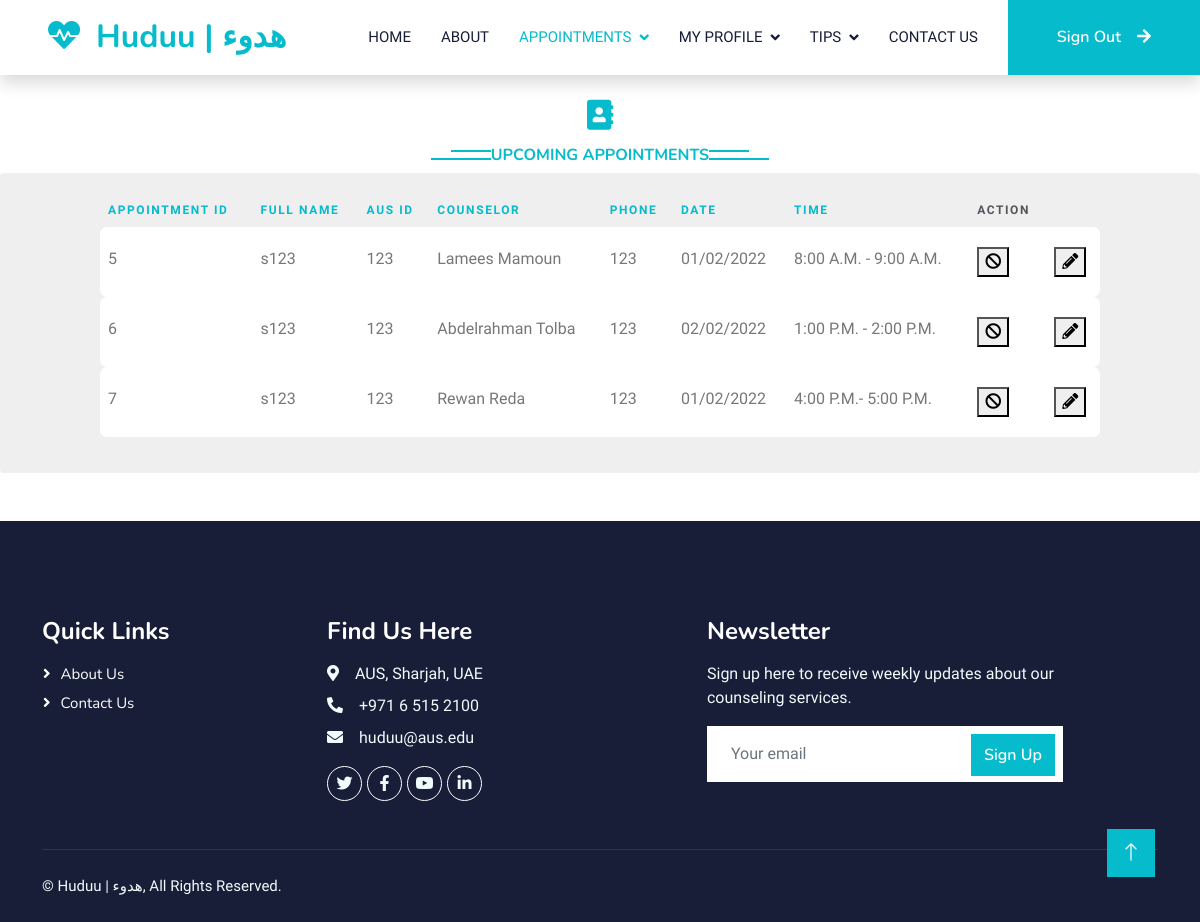
The page /viewAppointmentStudent (signed in) on the database its author committed.
### website/models.py (models this page shows)
class Appointments(db.Model):
    id = db.Column(db.Integer, primary_key=True, unique=True, nullable=False)
    name=db.Column(db.String(150), nullable=False)
    studentID=db.Column(db.Integer, nullable=False)
    counselor=db.Column(db.Integer, nullable=False)
    date=db.Column(db.String(10), nullable=False)
    phone=db.Column(db.String(100), nullable=False)
    time=db.Column(db.String(50), nullable=False)
    message = db.Column(db.String(1000))

class User(db.Model, UserMixin):
    username = db.Column(db.String(80), unique=True, nullable=False)
    password = db.Column(db.String(80),nullable=False)
    name = db.Column(db.String(80), nullable=False)
    id = db.Column(db.Integer, primary_key=True, unique=True, nullable=False)
    email = db.Column(db.String(120), unique=True, nullable=False)
    phone = db.Column(db.Integer, unique=True, nullable=False)
    userType=db.Column(db.Boolean, nullable=False)

### website/views.py (the view)
@views.route('/viewAppointmentStudent', methods = ['GET', 'POST'])
def viewAppointmentStudent():
    ap=Appointments.query.filter_by(studentID=current_user.id).all()
    namesC=[]
    for i in range(len(ap)):
        counselorName=(User.query.filter_by(id=ap[i].counselor).first()).name
        namesC.append(counselorName)
    return render_template('viewAppointmentStudent.html', ap=ap, namesC=namesC)

### website/__init__.py (called while the page is built)
def create_app():
    app = Flask(__name__)
    app.config['SECRET_KEY'] = 'hjshjhdjah kjshkjdhjs'
    app.config['SQLALCHEMY_DATABASE_URI'] = f'sqlite:///{DB_NAME}'
    db.init_app(app)
    from .views import views
    from .auth import auth
    app.register_blueprint(views, url_prefix='/')
    app.register_blueprint(auth, url_prefix='/')
    from .models import User,Progress,Appointments, StudentTips
    create_database(app)
    login_manager = LoginManager()
    login_manager.login_view = 'auth.login'
    login_manager.init_app(app)
    @login_manager.user_loader
    def load_user(id):
        return User.query.get(int(id))
    return app

### website/templates/viewAppointmentStudent.html (shortened to what this page needs)
<!DOCTYPE html>
<html lang="en">
<head>
<link
	href="https://cdnjs.cloudflare.com/ajax/libs/font-awesome/5.10.0/css/all.min.css"
	rel="stylesheet">
<link
	href="https://cdn.jsdelivr.net/npm/bootstrap-icons@1.4.1/font/bootstrap-icons.css"
	rel="stylesheet">
<link href="{{ url_for('static', filename='lib/animate/animate.min.css') }}" rel="stylesheet">
<link href="{{ url_for('static', filename='lib/owlcarousel/assets/owl.carousel.min.css') }}"
	rel="stylesheet">
<link href="{{ url_for('static', filename='css/bootstrap.min.css') }}" rel="stylesheet">
<link href="{{ url_for('static', filename='css/style.css') }}" rel="stylesheet">
</head>
<body>
	<nav
		class="navbar navbar-expand-lg bg-white navbar-light shadow sticky-top p-0">
		<a href="{{url_for('views.index')}}"
			class="navbar-brand d-flex align-items-center px-4 px-lg-5">
			<h2 class="m-0 text-primary">
				<i class="fa fa-heartbeat me-3"></i>Huduu | هدوء
			</h2>
		</a>
		<div class="collapse navbar-collapse" id="navbarCollapse">
			<div class="navbar-nav ms-auto p-4 p-lg-0">
				<a href="{{url_for('views.indexStudent')}}" class="nav-item nav-link">Home</a> <a
					href="{{url_for('views.aboutStudent')}}" class="nav-item nav-link">About</a>
				<div class="nav-item dropdown">
					<a href="#" class="nav-link active dropdown-toggle"
						data-bs-toggle="dropdown">Appointments</a>
				</div>
				<div class="nav-item dropdown">
					<a href="#" class="nav-link dropdown-toggle"
						data-bs-toggle="dropdown">My Profile</a>
				</div>
				<div class="nav-item dropdown">
					<a href="#" class="nav-link dropdown-toggle"
						data-bs-toggle="dropdown">Tips</a>
				</div>
				<a href="{{url_for('views.contactStudent')}}" class="nav-item nav-link">Contact
					Us</a>
			</div>
			<a href="{{url_for('views.index')}}"
				class="btn btn-primary py-4 px-lg-5 d-none d-lg-block">Sign Out<i
				class="fa fa-arrow-right ms-3"></i></a>
		</div>
	</nav>
	<br>
	<div class="container">
		<div class="text-center">
			<h2 class="text-primary" style="font-size: 30px;">
				<i class="fa fa-address-book"></i>
			</h2>
			<h6 class="section-title bg-white text-center text-primary">Upcoming Appointments</h6>
		</div>
	</div>
	<div class="table-responsive custom-table-responsive"
		style="padding-left: 100px; padding-right: 100px;">
		<table class="table custom-table">
			<thead>
				<tr>
					<th scope="col" style="color: #06BBCC;">Appointment ID</th>
					<th scope="col" style="color: #06BBCC;">Full Name</th>
					<th scope="col" style="color: #06BBCC;">AUS ID</th>
					<th scope="col" style="color: #06BBCC;">Counselor</th>
					<th scope="col" style="color: #06BBCC;">Phone</th>
					<th scope="col" style="color: #06BBCC;">Date</th>
					<th scope="col" style="color: #06BBCC;">Time</th>
					<th scope="col">Action</th>
				</tr>
			</thead>
			<tbody>
				{% for item in ap %}
				<tr scope="row">
					<td>{{item.id}}</td>
					<td>{{item.name}}</td>
					<td>{{item.studentID}}</td>
					<td>{{namesC[loop.index0]}}</td>
					<td>{{item.phone}}</td>
					<td>{{item.date}}</td>
					<td>{{item.time}}</td>
					<form id="#" class="delete-form" method="post" action="/deleteAppointment">
					<td><button href=""><i class="fa fa-ban"></i></button></td> </form>
					<form id="#" class="edit-form" method="post" action="/editFields">
					<td><button href=""><i class="fa fa-pencil-alt"></i></button></td></form>
				</tr>
				{%endfor%}
			</tbody>
		</table>
	</div>
	<div
		class="container-fluid bg-dark text-light footer pt-5 mt-5 wow fadeIn"
		data-wow-delay="0.1s">
		<div class="container py-5">
			<div class="row g-6">
				<div class="col-lg-3 col-md-6">
					<h4 class="text-white mb-3">Quick Links</h4>
					<a class="btn btn-link" href="">About Us</a> <a
						class="btn btn-link" href="">Contact Us</a>
				</div>
				<div class="col-lg-4 col-md-6">
					<h4 class="text-white mb-3">Find Us Here</h4>
					<p class="mb-2">
						<i class="fa fa-map-marker-alt me-3"></i>AUS, Sharjah, UAE
					</p>
					<p class="mb-2">
						<i class="fa fa-phone-alt me-3"></i>+971 6 515 2100
					</p>
					<p class="mb-2">
						<i class="fa fa-envelope me-3"></i>huduu@aus.edu
					</p>
					<div class="d-flex pt-2">
						<a class="btn btn-outline-light btn-social"
							href="https://twitter.com/AUSharjah?ref_src=twsrc%5Egoogle%7Ctwcamp%5Eserp%7Ctwgr%5Eauthor"><i
							class="fab fa-twitter"></i></a> <a
							class="btn btn-outline-light btn-social"
							href="https://www.facebook.com/ausharjah/"><i
							class="fab fa-facebook-f"></i></a> <a
							class="btn btn-outline-light btn-social"
							href="https://www.youtube.com/user/wwwausedu"><i
							class="fab fa-youtube"></i></a> <a
							class="btn btn-outline-light btn-social"
							href="https://www.linkedin.com/school/ausharjah/mycompany/verification/"><i
							class="fab fa-linkedin-in"></i></a>
					</div>
				</div>
				<div class="col-lg-4 col-md-6">
					<h4 class="text-white mb-3">Newsletter</h4>
					<p>Sign up here to receive weekly updates about our counseling
						services.</p>
					<div class="position-relative mx-auto" style="max-width: 400px;">
						<input class="form-control border-0 w-100 py-3 ps-4 pe-5"
							type="text" placeholder="Your email">
						<button type="button"
							class="btn btn-primary py-2 position-absolute top-0 end-0 mt-2 me-2">Sign
							Up</button>
					</div>
				</div>
			</div>
		</div>
		<div class="container">
			<div class="copyright">
				<div class="row">
					<div class="col-md-6 text-center text-md-start mb-3 mb-md-0">
						&copy; <a>Huduu | هدوء</a>, All Rights Reserved.
					</div>
				</div>
			</div>
		</div>
	</div>
	<a href="#" class="btn btn-lg btn-primary btn-lg-square back-to-top"><i
		class="bi bi-arrow-up"></i></a>
</body>
</html>

### website/static/css/style.css (style rules this page uses)
:root { --primary: #06BBCC; --light: #F0FBFC; --dark: #181d38; }
.back-to-top { position: fixed; display: none; right: 45px; bottom: 45px; z-index: 99; }
.btn { font-family: 'Nunito', sans-serif; font-weight: 600; transition: .5s; }
.btn.btn-primary, .btn.btn-secondary { color: #FFFFFF; }
.btn-lg-square { width: 48px; height: 48px; }
.btn-square, .btn-sm-square, .btn-lg-square { padding: 0; display: flex; align-items: center; justify-content: center; font-weight: normal; border-radius: 0px; }
.navbar .dropdown-toggle::after { border: none; content: "\f107"; font-family: "Font Awesome 5 Free"; font-weight: 900; vertical-align: middle; margin-left: 8px; }
.navbar-light .navbar-nav .nav-link { margin-right: 30px; padding: 25px 0; color: #FFFFFF; font-size: 15px; text-transform: uppercase; outline: none; }
.navbar-light .navbar-nav .nav-link:hover, .navbar-light .navbar-nav .nav-link.active { color: var(--primary); }
.navbar-light .navbar-brand, .navbar-light a.btn { height: 75px; }
.navbar-light .navbar-nav .nav-link { color: var(--dark); font-weight: 500; }
.navbar-light.sticky-top { top: -100px; transition: .5s; }
.section-title { position: relative; display: inline-block; text-transform: uppercase; }
.section-title::before { position: absolute; content: ""; width: calc(100% + 80px); height: 2px; top: 4px; left: -40px; background: var(--primary); z-index: -1; }
.section-title::after { position: absolute; content: ""; width: calc(100% + 120px); height: 2px; bottom: 5px; left: -60px; background: var(--primary); z-index: -1; }
.footer .btn.btn-social { margin-right: 5px; width: 35px; height: 35px; display: flex; align-items: center; justify-content: center; color: var(--light); font-weight: normal; border: 1px solid #FFFFFF; border-radius: 35px; transition: .3s; }
.footer .btn.btn-link { display: block; margin-bottom: 5px; padding: 0; text-align: left; color: #FFFFFF; font-size: 15px; font-weight: normal; text-transform: capitalize; transition: .3s; }
.footer .btn.btn-link::before { position: relative; content: "\f105"; font-family: "Font Awesome 5 Free"; font-weight: 900; margin-right: 10px; }
.footer .copyright { padding: 25px 0; font-size: 15px; border-top: 1px solid rgba(256, 256, 256, .1); }
.footer .copyright a { color: var(--light); }
.custom-table-responsive { background-color: #efefef; padding: 20px; border-radius: 4px; }
.custom-table { min-width: 900px; }
.custom-table thead tr, .custom-table thead th { border-top: none; border-bottom: none !important; font-size: 12px; text-transform: uppercase; letter-spacing: .1rem; }
.custom-table tbody th, .custom-table tbody td { color: #777; font-weight: 400; padding-bottom: 20px; padding-top: 20px; font-weight: 300; }
.custom-table tbody tr:not(.spacer) { border-radius: 7px; overflow: hidden; -webkit-transition: .3s all ease; -o-transition: .3s all ease; transition: .3s all ease; }
.custom-table tbody tr th, .custom-table tbody tr td { background: #fff; border: none; }
.custom-table tbody tr th:first-child, .custom-table tbody tr td:first-child { border-top-left-radius: 7px; border-bottom-left-radius: 7px; }
.custom-table tbody tr th:last-child, .custom-table tbody tr td:last-child { border-top-right-radius: 7px; border-bottom-right-radius: 7px; }

### rows shown on the page
Appointments: id "5", name "s123", studentID "123", phone "123", date "01/02/2022", time "8:00 A.M. - 9:00 A.M."
User: name "Lamees Mamoun"
Appointments: id "6", name "s123", studentID "123", phone "123", date "02/02/2022", time "1:00 P.M. - 2:00 P.M."
User: name "Abdelrahman Tolba"
Appointments: id "7", name "s123", studentID "123", phone "123", date "01/02/2022", time "4:00 P.M.- 5:00 P.M."
User: name "Rewan Reda"
